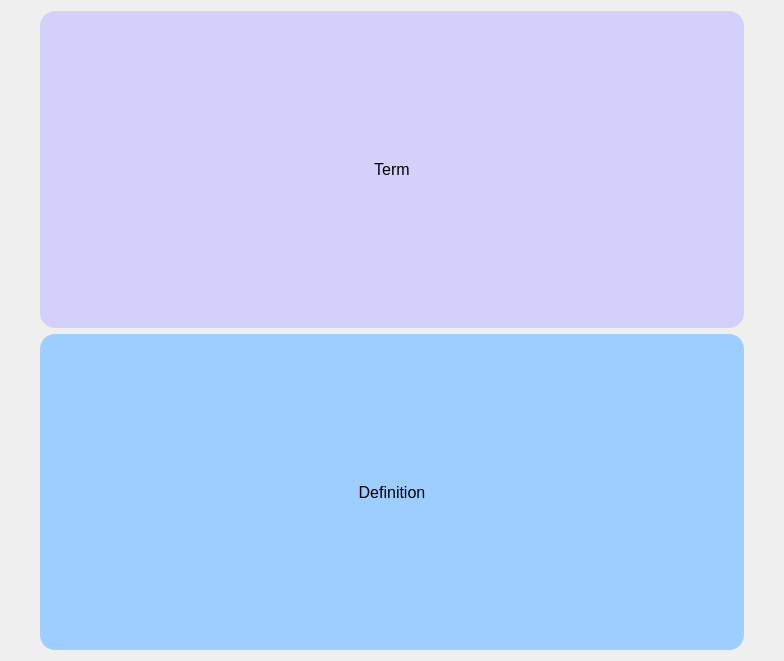
<?xml version="1.0" encoding="UTF-8"?>
<ui version="4.0">
 <class>Dialog</class>
 <widget class="QDialog" name="Dialog">
  <property name="geometry">
   <rect>
    <x>0</x>
    <y>0</y>
    <width>784</width>
    <height>661</height>
   </rect>
  </property>
  <property name="windowTitle">
   <string>Dialog</string>
  </property>
  <layout class="QVBoxLayout" name="verticalLayout">
   <property name="leftMargin">
    <number>40</number>
   </property>
   <property name="rightMargin">
    <number>40</number>
   </property>
   <item>
    <widget class="QWidget" name="widget" native="true">
     <property name="styleSheet">
      <string notr="true">QLabel {
    background-color: lightgray;  /* Цвет фона */
    color: black;                 /* Цвет текста */
    font-size: 16px;              /* Размер шрифта */
	border-radius: 15px;
}</string>
     </property>
     <layout class="QGridLayout" name="gridLayout_2">
      <property name="leftMargin">
       <number>0</number>
      </property>
      <property name="topMargin">
       <number>0</number>
      </property>
      <property name="rightMargin">
       <number>0</number>
      </property>
      <property name="bottomMargin">
       <number>0</number>
      </property>
      <item row="0" column="0">
       <widget class="QLabel" name="Term">
        <property name="sizePolicy">
         <sizepolicy hsizetype="Expanding" vsizetype="Expanding">
          <horstretch>0</horstretch>
          <verstretch>0</verstretch>
         </sizepolicy>
        </property>
        <property name="minimumSize">
         <size>
          <width>0</width>
          <height>0</height>
         </size>
        </property>
        <property name="maximumSize">
         <size>
          <width>1100</width>
          <height>650</height>
         </size>
        </property>
        <property name="styleSheet">
         <string notr="true">background-color:rgb(211, 209, 251);
font: 26pt &quot;Comic Sans MS&quot;;</string>
        </property>
        <property name="text">
         <string>Term</string>
        </property>
        <property name="alignment">
         <set>Qt::AlignCenter</set>
        </property>
       </widget>
      </item>
      <item row="1" column="0">
       <widget class="QLabel" name="Definition">
        <property name="sizePolicy">
         <sizepolicy hsizetype="Expanding" vsizetype="Expanding">
          <horstretch>0</horstretch>
          <verstretch>0</verstretch>
         </sizepolicy>
        </property>
        <property name="minimumSize">
         <size>
          <width>0</width>
          <height>0</height>
         </size>
        </property>
        <property name="maximumSize">
         <size>
          <width>1100</width>
          <height>650</height>
         </size>
        </property>
        <property name="layoutDirection">
         <enum>Qt::LeftToRight</enum>
        </property>
        <property name="styleSheet">
         <string notr="true">background-color: rgb(158, 205, 255);
font: 22pt &quot;Comic Sans MS&quot;;
</string>
        </property>
        <property name="text">
         <string>Definition</string>
        </property>
        <property name="alignment">
         <set>Qt::AlignCenter</set>
        </property>
       </widget>
      </item>
     </layout>
    </widget>
   </item>
  </layout>
 </widget>
 <resources>
  <include location="../images/icons.qrc"/>
 </resources>
 <connections/>
</ui>
